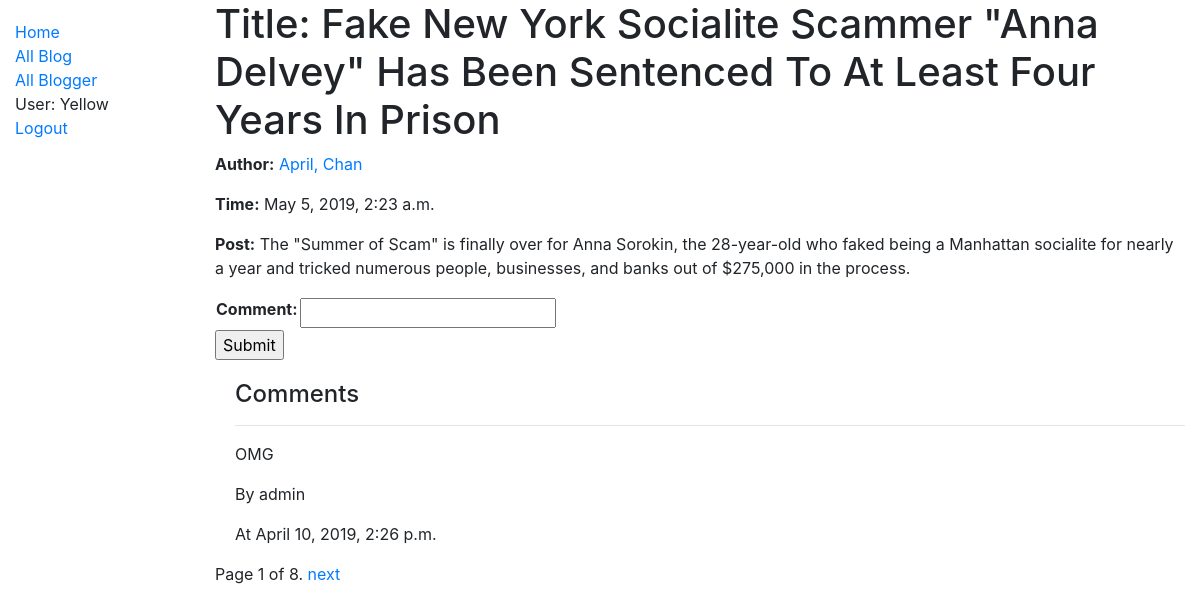
The page /blog/blog/2 (signed in) on the database its author committed.
### blog/models.py (models this page shows, shortened)
class Blog(models.Model):
    title = models.CharField(max_length=200)
    blogger = models.ForeignKey('Blogger', on_delete=models.SET_NULL, null=True)
    post = models.TextField(max_length=10000000, help_text='Enter a blog post')
    datetime = models.DateTimeField(null=False)
    class Meta:
        ordering = ['-datetime']
    def display_most_recent_comment(self):
        comment = "No " or Comment.objects.filter(blog=self.id)[0].content
        return comment
    display_most_recent_comment.short_description = 'Most Recent Comment'

class Blogger(models.Model):
    first_name = models.CharField(max_length=100)
    last_name = models.CharField(max_length=100)
    date_of_birth = models.DateField(null=True, blank=True)
    date_of_death = models.DateField('Died', null=True, blank=True)
    class Meta:
        ordering = ['last_name', 'first_name']
    def get_absolute_url(self):
        return reverse('blogger-detail', args=[str(self.id)])
    def __str__(self):
        return f'{self.first_name}, {self.last_name}'

class Comment(models.Model):
    commentId = models.UUIDField(primary_key=True, default=uuid.uuid4, help_text='Unique Comment ID')
    content = models.CharField(max_length=200000)
    blog = models.ForeignKey('Blog', on_delete=models.SET_NULL, null=True)
    commenter = models.ForeignKey(User, on_delete=models.SET_NULL, null=True, blank=True)
    datetime = models.DateTimeField(null=False)
    class Meta:
        ordering = ['datetime']
    def display_truncated_content(self):
        if len(self.content)>=72:
            return self.content[:71]+"..."
        else:
            return self.content
    display_truncated_content.short_description = 'Truncated Content (75 Characters)'

### blog/views.py (the view)
# urls.py: path('blog/<int:pk>', views.BlogDetailView.as_view(), name='blog-detail'),
class BlogDetailView(generic.DetailView,MultipleObjectMixin):
    model = Blog
    paginate_by = 1
    def get_context_data(self, **kwargs):
        object_list = Comment.objects.filter(blog=self.object)
        context = super(BlogDetailView, self).get_context_data(object_list=object_list, **kwargs)
        context['form'] = CommentForm()
        return context

### blog/forms.py
class CommentForm(forms.ModelForm):
    class Meta:
        model = Comment
        fields = ['content']
        labels = {
            "content": "Comment",
        }

### blog/templates/blog/blog_detail.html (shortened to what this page needs)
{% extends "base_generic.html" %}
{% block content %}
  <h1>Title: {{ blog.title }}</h1>
  <p><strong>Author:</strong> <a href="{{blog.blogger.get_absolute_url}}">{{ blog.blogger }}</a></p>
  <p><strong>Time:</strong> {{ blog.datetime }}</p>
  <p><strong>Post:</strong> {{ blog.post }}</p>
  {% if user.is_authenticated %}
  <form action="{{blog.id}}/create/" method="post" style='display:inline;'>
    <table>
    {{ form.as_table }}
    </table>
    <input type="submit" value="Submit">
  </form>
  {% else %}
  <h2>Please Login to make Comment</h2>
  {% endif %}
  <div style="margin-left:20px;margin-top:20px">
    <h4>Comments</h4>
    {% for comment in object_list %}
      <hr>
      <p>{{comment.content}}</p>
      <p>By {{comment.commenter}}</p>
      <p>At {{comment.datetime}}</p>
    {% endfor %}
  </div>
{% endblock %}

### blog/templates/base_generic.html (shortened to what this page needs)
<!DOCTYPE html>
<html lang="en">
<head>
  <link rel="stylesheet" href="https://stackpath.bootstrapcdn.com/bootstrap/4.1.3/css/bootstrap.min.css">
  {% load static %}
  <link rel="stylesheet" href="{% static 'css/styles.css' %}">
</head>
<body>
  <div class="container-fluid">
    <div class="row">
      <div class="col-sm-2">
      {% block sidebar %}
        <ul class="sidebar-nav">
          <li><a href="{% url 'index' %}">Home</a></li>
          <li><a href="{% url 'blogs' %}">All Blog</a></li>
          <li><a href="{% url 'bloggers' %}">All Blogger</a></li>
          {% if user.is_authenticated %}
            <li>User: {{ user.get_username }}</li>
            <li><a href="{% url 'logout'%}?next={{request.path}}">Logout</a></li>
          {% else %}
            <li><a href="{% url 'login'%}?next={{request.path}}">Login</a></li>
   {% endif %}
        </ul>
     {% endblock %}
      </div>
      <div class="col-sm-10 ">{% block content %}{% endblock %}
        {% block pagination %}
          {% if is_paginated %}
            <div class="pagination">
              <span class="page-links">
                <span class="page-current">
                    Page {{ page_obj.number }} of {{ page_obj.paginator.num_pages }}.
                </span>
                {% if page_obj.has_next %}
                    <a href="{{ request.path }}?page={{ page_obj.next_page_number }}">next</a>
                {% endif %}
                </span>
              </div>
            {% endif %}
          {% endblock %}
      </div>
    </div>
  </div>
</body>
</html>

### blog/static/css/styles.css (style rules this page uses)
.sidebar-nav { margin-top: 20px; padding: 0; list-style: none; }

### rows shown on the page
Blog: title "Fake New York Socialite Scammer \"Anna Delvey\" Has Been Sentenced To At Least Four Years In Prison", blogger "April, Chan", datetime "May 5, 2019, 2:23 a.m.", post "The \"Summer of Scam\" is finally over for Anna Sorokin, the 28-year-old who faked being a Manhattan socialite for nearly a year and tricked numerous people, businesses, and banks out of $275,000 in the process."
Comment: content "OMG", commenter "admin", datetime "April 10, 2019, 2:26 p.m."

### other values the page prints
{{ user.get_username }} "Yellow"
{{ page_obj.number }} "1"
{{ page_obj.paginator.num_pages }} "8"
